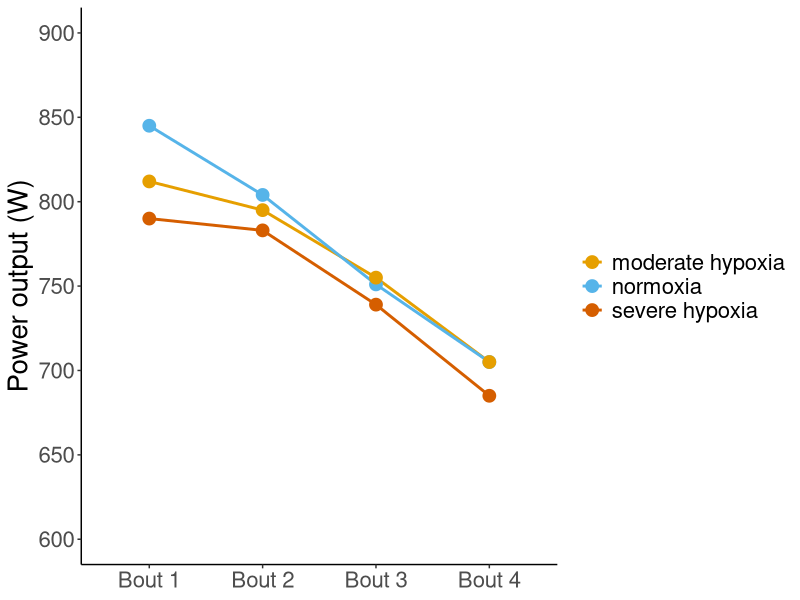

Source code (R):
## This script contains the code to create the Figure 1 in Supplementary file.

# Load packages
library(patchwork)
library(ggplot2)
library(here)

# Simulate data
df <- data.frame(
  intervention = factor(c("normoxia", "moderate hypoxia", "severe hypoxia",
                          "normoxia", "moderate hypoxia", "severe hypoxia",
                          "normoxia", "moderate hypoxia", "severe hypoxia",
                          "normoxia", "moderate hypoxia", "severe hypoxia")),
  time = factor(c("Bout 1", "Bout 1", "Bout 1",
                  "Bout 2", "Bout 2", "Bout 2",
                  "Bout 3", "Bout 3", "Bout 3",
                  "Bout 4", "Bout 4", "Bout 4"), 
                levels = c("Bout 1", "Bout 2", "Bout 3", "Bout 4")),
  effect = c(845, 812, 790, 804, 795, 783, 751, 755, 739, 705, 705, 685))

# Plot with color-blind friendly palette
ggplot(data = df, aes(x = time, 
                       y = effect, 
                       group = intervention, 
                       color = intervention)) +
  geom_line(size = 1) +
  geom_point(size = 4, fill = "white") +
  xlab(NULL) +
  ylab("Power output (W)") +
  scale_color_manual(values = c("normoxia" = "#56B4E9", 
                                "moderate hypoxia" = "#E69F00", 
                                "severe hypoxia" = "#D55E00")) +  # Color-blind friendly palette
  scale_y_continuous(limits = c(600, 900), 
                     breaks = seq(600, 900, by = 50)) +
  theme(legend.title = element_blank(),  # Remove legend title
        legend.position = "right", 
        panel.grid.major = element_blank(), 
        panel.grid.minor = element_blank(),
        panel.background = element_blank(), 
        axis.line = element_line(colour = "black")) +
  theme(text = element_text(size = 20))
